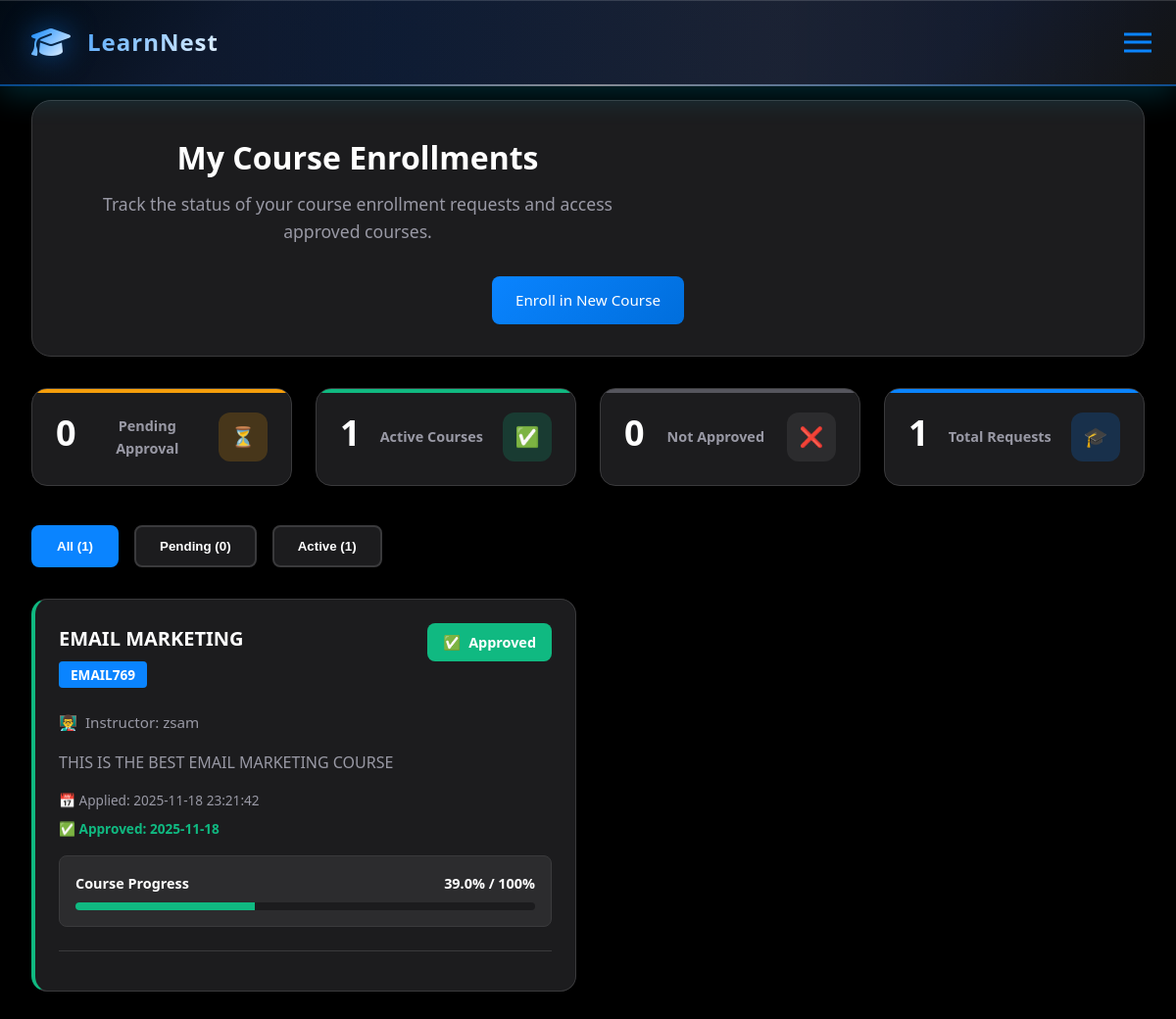
The page /student/enrollments (signed in) on the database its author committed.
### tables this page shows
CREATE TABLE enrollments (
                id INTEGER PRIMARY KEY AUTOINCREMENT,
                student_id INTEGER NOT NULL,
                course_id INTEGER NOT NULL,
                status TEXT NOT NULL DEFAULT 'pending',
                payment_screenshot TEXT,
                enrolled_at TIMESTAMP DEFAULT CURRENT_TIMESTAMP,
                approved_at TIMESTAMP,
                progress_percentage REAL DEFAULT 0, manual_progress_override REAL DEFAULT NULL,
                FOREIGN KEY (student_id) REFERENCES users (id),
                FOREIGN KEY (course_id) REFERENCES courses (id),
                UNIQUE(student_id, course_id)
            );

CREATE TABLE courses (
                id INTEGER PRIMARY KEY AUTOINCREMENT,
                course_code TEXT UNIQUE NOT NULL,
                title TEXT NOT NULL,
                description TEXT,
                syllabus TEXT,
                instructor_id INTEGER NOT NULL,
                category TEXT,
                max_students INTEGER DEFAULT 50,
                start_date DATE,
                end_date DATE,
                enrollment_key_hash TEXT,
                created_at TIMESTAMP DEFAULT CURRENT_TIMESTAMP,
                is_active BOOLEAN DEFAULT 1,
                FOREIGN KEY (instructor_id) REFERENCES users (id)
            );

CREATE TABLE users (
                id INTEGER PRIMARY KEY AUTOINCREMENT,
                username TEXT UNIQUE NOT NULL,
                email TEXT UNIQUE NOT NULL,
                password_hash TEXT NOT NULL,
                role TEXT NOT NULL DEFAULT 'student',
                full_name TEXT NOT NULL,
                bio TEXT,
                profile_image TEXT,
                instructor_approval_status TEXT DEFAULT 'approved',
                approved_by INTEGER,
                approved_at TIMESTAMP,
                created_at TIMESTAMP DEFAULT CURRENT_TIMESTAMP,
                last_login TIMESTAMP,
                is_active BOOLEAN DEFAULT 1, instructor_screenshot TEXT, profile_picture TEXT,
                FOREIGN KEY (approved_by) REFERENCES users (id)
            );

### app.py (the view)
@app.route('/student/enrollments')
@login_required
def student_my_enrollments():
    if not current_user.is_student():
        flash('Access denied. Student account required.', 'error')
        return redirect(url_for('dashboard'))
    with db_lock:
        conn = get_db_connection()
        enrollments = conn.execute('''
            SELECT e.*, c.title as course_title, c.course_code, c.description,
                   u.full_name as instructor_name
            FROM enrollments e
            JOIN courses c ON e.course_id = c.id
            JOIN users u ON c.instructor_id = u.id
            WHERE e.student_id = ?
            ORDER BY
                CASE e.status
                    WHEN 'pending' THEN 1
                    WHEN 'approved' THEN 2
                    WHEN 'rejected' THEN 3
                END,
                e.enrolled_at DESC
        ''', (current_user.id,)).fetchall()
        stats = {
            'total_enrollments': len(enrollments),
            'pending_enrollments': len([e for e in enrollments if e['status'] == 'pending']),
            'approved_enrollments': len([e for e in enrollments if e['status'] == 'approved']),
            'rejected_enrollments': len([e for e in enrollments if e['status'] == 'rejected'])
        }
        conn.close()
    return render_template('student/my_enrollments.html',
                         enrollments=enrollments,
                         stats=stats)

### app.py (called while the page is built)
@app.context_processor
def inject_csrf_token():
    if 'csrf_token' not in session:
        session['csrf_token'] = secrets.token_urlsafe(32)
    return dict(csrf_token=session['csrf_token'])

def get_db_connection():
    conn = sqlite3.connect(DATABASE, timeout=30)
    conn.execute('PRAGMA journal_mode=WAL;')
    conn.execute('PRAGMA synchronous=NORMAL;')
    conn.execute('PRAGMA cache_size=10000;')
    conn.execute('PRAGMA temp_store=MEMORY;')
    conn.row_factory = sqlite3.Row
    return conn

@login_manager.user_loader
def load_user(user_id):
    try:
        with db_lock:
            conn = get_db_connection()
            user = conn.execute(
                'SELECT * FROM users WHERE id = ? AND is_active = 1', (user_id,)
            ).fetchone()
            conn.close()
        if user:
            profile_pic = user['profile_picture'] if 'profile_picture' in user.keys() else None
            return User(user['id'], user['username'], user['email'], user['role'],
                       user['full_name'], user['created_at'], user['is_active'],
                       user['instructor_approval_status'] if user['instructor_approval_status'] else 'approved',
                       user['approved_by'],
                       user['approved_at'],
                       profile_pic)
    except sqlite3.OperationalError:
        pass
    return None

    def is_student(self):
        return self.role == 'student'

### templates/student/my_enrollments.html (shortened to what this page needs)
{% extends "base.html" %}
{% block content %}
<div class="page-container">
    <div class="page-header">
        <div class="header-content">
            <h1>My Course Enrollments</h1>
            <p>Track the status of your course enrollment requests and access approved courses.</p>
        </div>
        <div class="header-actions">
            <a href="{{ url_for('student_browse_courses') }}" class="btn btn-primary">
                Enroll in New Course
            </a>
        </div>
    </div>
    <div class="stats-grid">
        <div class="stat-card warning">
            <span class="stat-number">{{ stats.pending_enrollments }}</span>
            <div class="stat-label">Pending Approval</div>
            <div class="stat-icon">⏳</div>
        </div>
        <div class="stat-card success">
            <span class="stat-number">{{ stats.approved_enrollments }}</span>
            <div class="stat-label">Active Courses</div>
            <div class="stat-icon">✅</div>
        </div>
        <div class="stat-card secondary">
            <span class="stat-number">{{ stats.rejected_enrollments }}</span>
            <div class="stat-label">Not Approved</div>
            <div class="stat-icon">❌</div>
        </div>
        <div class="stat-card primary">
            <span class="stat-number">{{ stats.total_enrollments }}</span>
            <div class="stat-label">Total Requests</div>
            <div class="stat-icon">🎓</div>
        </div>
    </div>
    {% if enrollments %}
        <div class="filter-tabs">
            <button class="filter-tab active" onclick="filterEnrollments('all')">
                All ({{ stats.total_enrollments }})
            </button>
            <button class="filter-tab" onclick="filterEnrollments('pending')">
                Pending ({{ stats.pending_enrollments }})
            </button>
            <button class="filter-tab" onclick="filterEnrollments('approved')">
                Active ({{ stats.approved_enrollments }})
            </button>
        </div>
        <div class="enrollments-container">
            {% for enrollment in enrollments %}
                <div class="enrollment-card {{ enrollment.status }}" data-status="{{ enrollment.status }}">
                    <div class="enrollment-header">
                        <div class="course-info">
                            <h3>{{ enrollment.course_title }}</h3>
                            <span class="course-code">{{ enrollment.course_code }}</span>
                        </div>
                        <div class="enrollment-status">
                            {% if enrollment.status == 'pending' %}
                                <span class="status-badge pending">
                                    ⏳
                                    <span>Pending Approval</span>
                                </span>
                            {% elif enrollment.status == 'approved' %}
                                <span class="status-badge approved">
                                    ✅
                                    <span>Approved</span>
                                </span>
                            {% elif enrollment.status == 'rejected' %}
                                <span class="status-badge rejected">
                                    ❌
                                    <span>Not Approved</span>
                                </span>
                            {% endif %}
                        </div>
                    </div>
                    <div class="enrollment-body">
                        <div class="instructor-info">
                            👨‍🏫
                            <span>Instructor: {{ enrollment.instructor_name }}</span>
                        </div>
                        {% if enrollment.description %}
                            <p class="course-description">
                                {{ enrollment.description[:150] }}{% if enrollment.description|length > 150 %}...{% endif %}
                            </p>
                        {% endif %}
                        <div class="enrollment-meta">
                            <span class="meta-item">
                                📅
                                Applied: {{ enrollment.enrolled_at[:19] if enrollment.enrolled_at else 'N/A' }}
                            </span>
                            {% if enrollment.approved_at and enrollment.status == 'approved' %}
                                <span class="meta-item approved">
                                    ✅
                                    Approved: {{ enrollment.approved_at[:10] }}
                                </span>
                            {% endif %}
                        </div>
                        {% if enrollment.status == 'approved' and enrollment.progress_percentage is defined %}
                            <div class="progress-section">
                                <div class="progress-header">
                                    <span>Course Progress</span>
                                    <span>{{ "%.1f"|format([enrollment.progress_percentage, 100]|min) }}% / 100%</span>
                                </div>
                                <div class="progress-bar">
                                    <div class="progress-fill" style="width: {{ [enrollment.progress_percentage, 100]|min }}%"></div>
                                </div>
                            </div>
                        {% endif %}
                    </div>
                    <div class="enrollment-actions">
                    </div>
                </div>
            {% endfor %}
        </div>
    {% endif %}
</div>
{% endblock %}

### templates/base.html (style rules this page uses)
:root { --black: #000000; --gray-50: #0D0D0D; --gray-100: #1C1C1E; --gray-200: #2C2C2E; --gray-300: #3A3A3C; --gray-400: #48484A; --gray-500: #636366; --gray-600: #8E8E93; --gray-700: #9999A5; --gray-800: #AEAEB2; --gray-900: #C7C7CC; --white: #ffffff; --primary: #0A84FF; --primary-dark: #006EDC; --success: #0A84FF; --warning: #FF9F0A; --info: #64D2FF; --danger: #FF453A; --accent: #BF5AF2; --text-primary: #FFFFFF; --text-secondary: #9999A5; --text-light: #56565E; --text-disabled: #3A3A3E; --background: var(--black); --card-bg: var(--gray-100); --card-hover: var(--gray-200); --border: var(--gray-300); --border-light: var(--gray-400); --shadow-sm: 0 2px 8px rgba(0, 0, 0, 0.4); --shadow: 0 2px 12px rgba(0, 0, 0, 0.5); --shadow-md: 0 4px 16px rgba(0, 0, 0, 0.6); --shadow-lg: 0 4px 20px rgba(0, 0, 0, 0.6); --shadow-xl: 0 8px 32px rgba(0, 0, 0, 0.7); --gradient-primary: linear-gradient(135deg, var(--primary) 0%, var(--primary-dark) 100%); --gradient-success: linear-gradient(135deg, var(--success) 0%, #28CD4B 100%); --gradient-warning: linear-gradient(135deg, var(--warning) 0%, #FF8800 100%); --gradient-accent: linear-gradient(135deg, var(--accent) 0%, #A646E8 100%); --gradient-bg: linear-gradient(135deg, var(--black) 0%, var(--gray-50) 100%); --radius-sm: 0.5rem; --radius: 0.75rem; --radius-md: 1rem; --radius-lg: 1.25rem; --radius-xl: 1.5rem; }
* { margin: 0; padding: 0; box-sizing: border-box; }
body { font-family: system-ui, -apple-system, sans-serif; background: linear-gradient(135deg, var(--black) 0%, var(--gray-100) 100%); min-height: 100vh; line-height: 1.6; color: var(--text-primary); margin: 0; padding-top: 70px; }
.btn { display: inline-flex; align-items: center; gap: 0.5rem; padding: 0.75rem 1.5rem; border: none; border-radius: var(--radius); font-weight: 600; text-decoration: none; cursor: pointer; transition: all 0.2s; font-size: 0.9rem; color: var(--white); }
.btn-primary { background: var(--gradient-primary); color: white; }
.page-container { max-width: 1400px; margin: 0 auto; padding: 2rem; }
.page-header { display: flex; justify-content: space-between; align-items: center; margin-bottom: 2rem; padding: 2rem; background: var(--card-bg); border-radius: var(--radius-lg); box-shadow: var(--shadow-md); border: 1px solid var(--border); }
.header-content h1 { font-size: 2.25rem; margin-bottom: 0.5rem; color: var(--text-primary); font-weight: 800; }
.header-content p { color: var(--text-secondary); font-size: 1.1rem; }
.header-actions { display: flex; gap: 1rem; }
.stats-grid { display: grid; grid-template-columns: repeat(auto-fit, minmax(250px, 1fr)); gap: 1.5rem; margin: 2rem 0; }
.stat-card { background: var(--card-bg); padding: 1.5rem; border-radius: var(--radius-lg); box-shadow: var(--shadow-md); text-align: center; position: relative; overflow: hidden; transition: transform 0.3s ease, box-shadow 0.3s ease; border: 1px solid var(--border); }
.stat-card::before { content: ''; position: absolute; top: 0; left: 0; right: 0; height: 4px; background: var(--gradient-primary); }
.stat-number { font-size: 2.5rem; font-weight: 800; color: var(--text-primary); display: block; line-height: 1; margin-bottom: 0.5rem; }
.stat-label { color: var(--text-secondary); font-weight: 600; font-size: 0.9rem; }
@media (max-width: 1200px) { .page-header { flex-direction: column; gap: 1.5rem; text-align: center; } }
@media (max-width: 1200px) { .header-actions { width: 100%; justify-content: center; } }
@media (max-width: 1200px) { .container, .page-container { padding: 1rem; } }
.progress-bar { height: 100%; background: var(--gradient-primary); transition: width 0.3s ease; border-radius: var(--radius); }
body, .navbar, .card, .stat-card, .btn, .form-group input, .form-group select, .form-group textarea { transition: background-color 0.3s ease, color 0.3s ease, border-color 0.3s ease; }

### rows shown on the page
enrollments: course_title "EMAIL MARKETING", course_code "EMAIL769", status "Approved", instructor_name "zsam", description "THIS IS THE BEST EMAIL MARKETING COURSE", enrolled_at "2025-11-18 23:21:42", approved_at "2025-11-18", progress_percentage "39.0"

### other values the page prints
{{ stats.pending_enrollments }} "0"
{{ stats.approved_enrollments }} "1"
{{ stats.rejected_enrollments }} "0"
{{ stats.total_enrollments }} "1"
